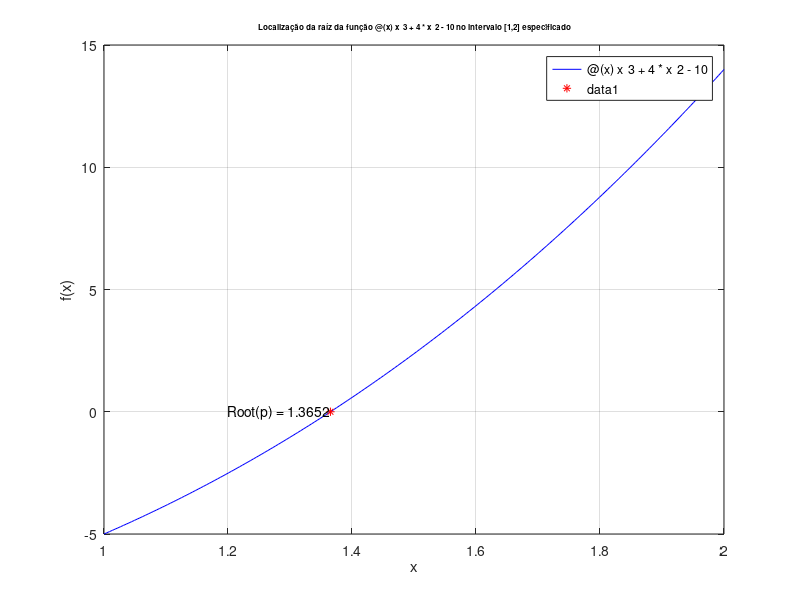

Recreate this plot in MATLAB.
clc
clear all
close all

%funcao
f=@(x) x^3 + 4*x^2 - 10;
%f=@(x) (x+2)*(x+1)*x*((x-1)^3)*(x-2);
%tolerancia relativa
e1=0.00001;
%tolerancia absoluta
e2=0.00005;
%tolerancia
tol=10^-4;
%numero maximo de iteracoes
nmax=100;

%definicao dos pontos iniciais p0 e p1
iterador = 1;
i = 1;
p_array = [];
p_array(i) = 1;
i = i + 1;
p_array(i) = 2;
diffmodulos = abs(p_array(i) - p_array(i-1));
fp_abs = abs(f(p_array(i)));

while ( (fp_abs >= tol)  &&  iterador < nmax)
    i = i + 1;
    p_array(i) = p_array(i-1) - (f(p_array(i-1))*( p_array(i-1) - p_array(i-2) ) )/ (f(p_array(i-1)) - f(p_array(i-2))); 
    
    fprintf('n:%d, pn:%f, fpn: %f\n', i, p_array(i), f(p_array(i)));

    iterador = iterador + 1;
    fp_abs = abs(f(p_array(i)));
    %diffmodulos = abs(p_array(i) - p_array(i-1)); 

end

str_fun = func2str(f);
%plot da função e de outras firulas
if 1
    fig = figure(1);
    set(fig,'name','Método Secante','numbertitle','off')
    fplot(f, [p_array(1), p_array(2)], 'b') 
    hold on
    plot(p_array(i), f(p_array(i)), 'r*');
    title(['\fontsize{8} Localização da raíz da função ', str_fun ,' no intervalo [',num2str(p_array(1)),',',num2str(p_array(2)),'] especificado'])
    hold off
    str_root = ['Root(p) = ',num2str(p_array(i))];
    text(p_array(i),f(p_array(i)),str_root,'HorizontalAlignment','right')
    xlabel('x')
    ylabel('f(x)')
    grid on
end